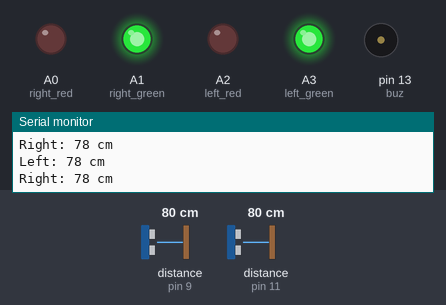
Bench run of a sketch on a simulated Arduino Uno, built with avr-gcc and run on an emulated ATmega328P. Shown: output pins drawn as LEDs (lit = HIGH), buzzer (waves = sounding, pin HIGH), the last lines printed to the serial monitor. Wiring (inferred from the names in the program): 2 × ultrasonic range finder: trigger pin 8, echo pin 9 / trigger pin 10, echo pin 11. The test bench sets the inputs (shaded band); at power-on: distance to the obstacle (sensors on pin 9, pin 11) 80 cm. The echo pulse lasts 58.3 µs per cm; pins used as bus, display or sensor lines are not drawn.

Above: at 3.2 s.
3.3 s: distance to the obstacle (sensor on pin 9) set to 12 cm
5.2 s: distance to the obstacle (sensor on pin 9) set to 9 cm
At 7.2 s:
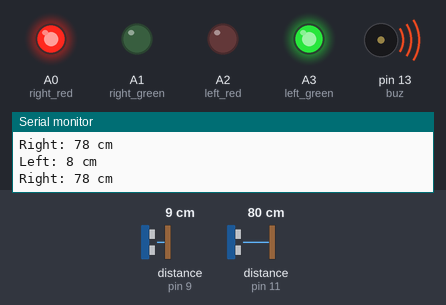
7.5 s: distance to the obstacle (sensor on pin 11) set to 12 cm
9.2 s: distance to the obstacle (sensor on pin 11) set to 9 cm
At 11.5 s:
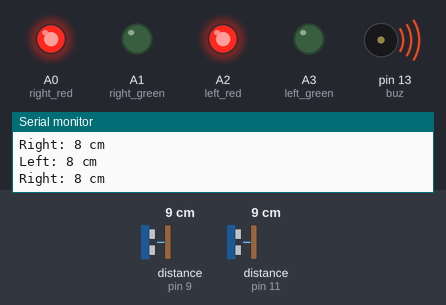
Timing chart, 0 to 12.5 s (numbered marks = the images above; inputs shaded):
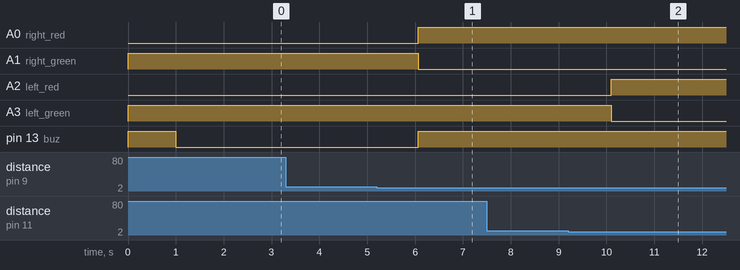

Measured:
- the behaviour switches between 11 and 10 cm on distance to the obstacle (sensor on pin 9) (found by bisection; images 0 and 1)
- the behaviour switches between 11 and 10 cm on distance to the obstacle (sensor on pin 11) (found by bisection; images 1 and 2)
- after the input at 5.2 s, A0 (right_red), pin 13 (buz): LOW → HIGH after 0.87 s; A1 (right_green): HIGH → LOW after 0.87 s
- after the input at 9.2 s, A2 (left_red): LOW → HIGH after 0.90 s; A3 (left_green): HIGH → LOW after 0.90 s

The sketch:

Accident_Prevention_system_UTurns.ino
```cpp
#define trigPin1 8  // Trigger pin
#define echoPin1 9  // Echo pin
#define trigPin2 10  // Trigger pin
#define echoPin2 11  // Echo pin

#define left_red A2
#define left_green A3

#define right_red A0
#define right_green A1
#define buz 13

long duration1;
int distance1;
long duration2;
int distance2;

void setup()
{
  Serial.begin(9600);    // Initialize serial communication
  pinMode(trigPin1, OUTPUT);    // Set the trigger and echo pins as input/output
  pinMode(echoPin1, INPUT);
  pinMode(trigPin2, OUTPUT);    // Set the trigger and echo pins as input/output
  pinMode(echoPin2, INPUT);
  pinMode(left_red, OUTPUT);
  pinMode(left_green, OUTPUT);
  pinMode(right_red, OUTPUT);
  pinMode(right_green, OUTPUT);
  pinMode(buz,OUTPUT);

  digitalWrite(left_red, LOW);
  digitalWrite(left_green, LOW);
  digitalWrite(right_red, LOW);
  digitalWrite(right_green, LOW);
  digitalWrite(left_green, HIGH);
  digitalWrite(right_green, HIGH);
  digitalWrite(buz, HIGH); delay(1000);
  digitalWrite(buz, LOW); delay(1000);

}
int r_signal = 0;
int l_signal = 0;
int r_count = 0;
int l_count = 0;
void loop()
{

  get_distance_left();
  get_distance_right();
  delay(500);
  digitalWrite(buz, LOW);
  if (distance1 < 10)
  {
    r_count  = 10;
    r_signal = 1;
  }
  if (distance2 < 10)
  {
    l_count = 10;
    l_signal = 1;
  }

  if (r_signal == 1)
  {
    if (r_count > 0)
    {
      digitalWrite(buz, HIGH);
      digitalWrite(right_red, HIGH);
      digitalWrite(right_green, LOW);
    }
  }
  else
  {
    digitalWrite(right_red, LOW);
    digitalWrite(right_green, HIGH);
  }

  if (l_signal == 1)
  {
    if (l_count > 0)
    {
      digitalWrite(buz, HIGH);
      digitalWrite(left_red, HIGH);
      digitalWrite(left_green, LOW);
    }
  }
  else
  {
    digitalWrite(left_red, LOW);
    digitalWrite(left_green, HIGH);
  }

  r_count--;
  l_count--;
  if(r_count<=0)
  {
    r_count=0;
    r_signal=0;
  }
  if(l_count<=0)
  {
    l_count=0;
    l_signal=0;
  }
}

void get_distance_left()
{
  digitalWrite(trigPin1, LOW);
  delayMicroseconds(2);
  digitalWrite(trigPin1, HIGH);
  delayMicroseconds(10);
  digitalWrite(trigPin1, LOW);

  // Read the duration of the pulse on the echo pin
  duration1 = pulseIn(echoPin1, HIGH);

  // Calculate the distance in centimeters
  distance1 = duration1 * 0.034 / 2;

  // Print the distance to the serial monitor
  Serial.print("Left: ");
  Serial.print(distance1);
  Serial.println(" cm");
}


void get_distance_right()
{
  digitalWrite(trigPin2, LOW);
  delayMicroseconds(2);
  digitalWrite(trigPin2, HIGH);
  delayMicroseconds(10);
  digitalWrite(trigPin2, LOW);

  // Read the duration of the pulse on the echo pin
  duration2 = pulseIn(echoPin2, HIGH);

  // Calculate the distance in centimeters
  distance2 = duration2 * 0.034 / 2;

  // Print the distance to the serial monitor
  Serial.print("Right: ");
  Serial.print(distance2);
  Serial.println(" cm");
}
```
